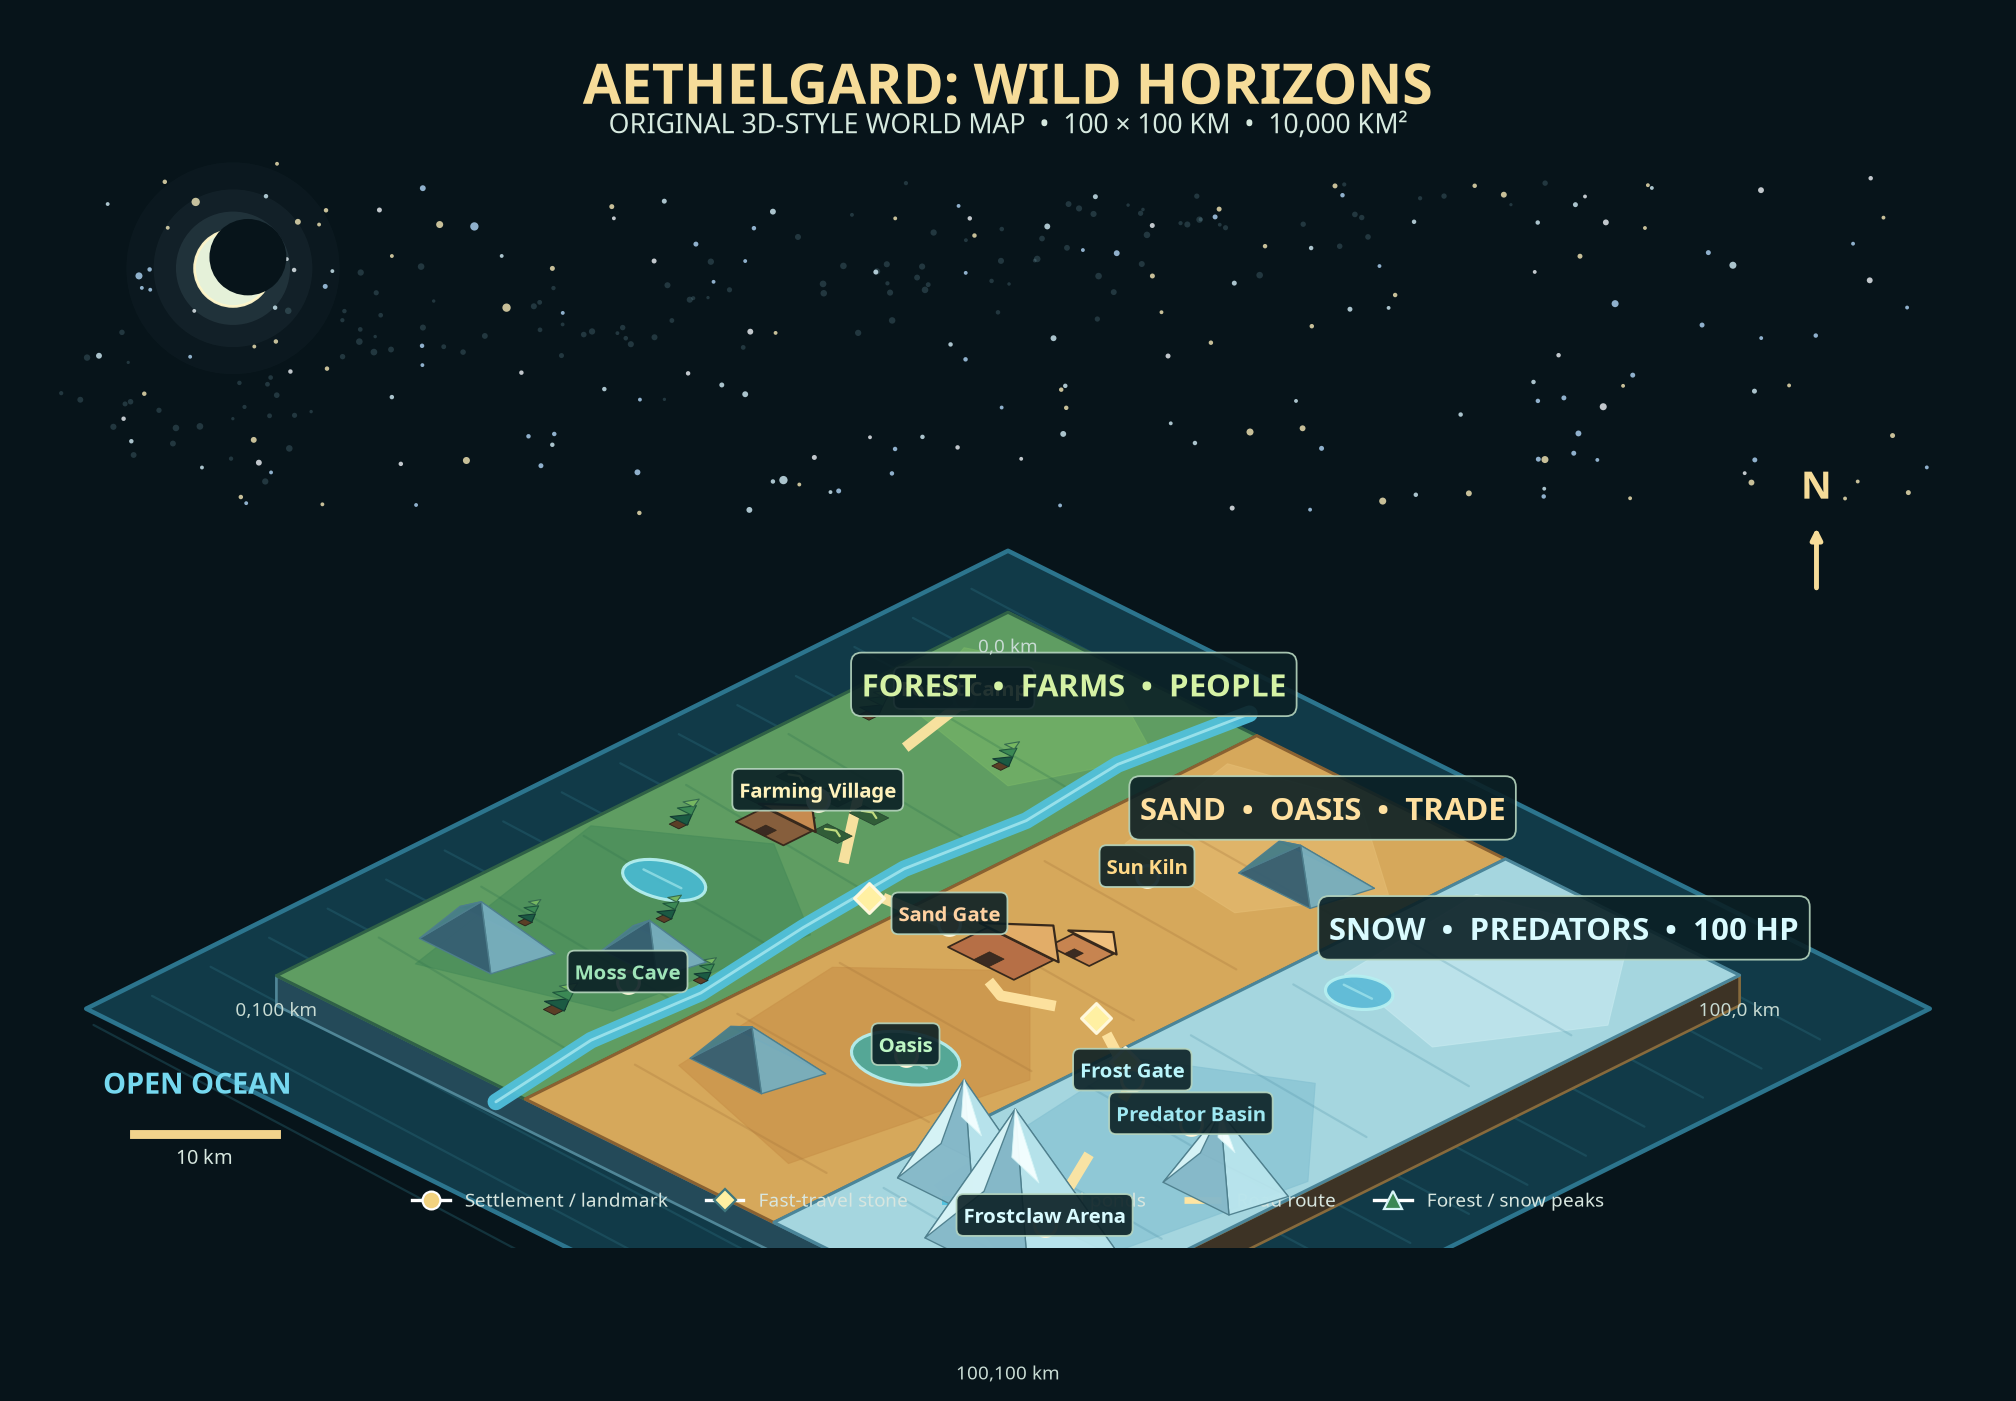

Python code for this plot:
import math
from pathlib import Path
import matplotlib.pyplot as plt
from matplotlib.patches import Polygon, Ellipse, Circle, FancyBboxPatch
from matplotlib.lines import Line2D

# Canvas and isometric projection.
W, H = 1600, 1000
fig, ax = plt.subplots(figsize=(16, 10), dpi=160)
fig.patch.set_facecolor('#07141a')
ax.set_facecolor('#07141a')
ax.set_xlim(0, W)
ax.set_ylim(H, 0)
ax.axis('off')

# Majestic night sky: deterministic starfield, Milky Way haze, and moon glow.
import numpy as np
star_rng = np.random.default_rng(240823)
star_x = star_rng.uniform(55, W - 55, 190)
star_y = star_rng.uniform(120, 405, 190)
mask = ~((star_x > 370) & (star_x < 1230) & (star_y < 135))
star_x, star_y = star_x[mask], star_y[mask]
star_sizes = star_rng.choice([3, 4, 5, 7, 10, 14], size=len(star_x), p=[.33, .25, .18, .14, .07, .03])
star_colors = star_rng.choice(['#d9f5ff', '#fff1bd', '#b6ddff', '#f7fbff'], size=len(star_x))
ax.scatter(star_x, star_y, s=star_sizes, c=star_colors, alpha=.78, linewidths=0, zorder=-4)
mw_x = star_rng.uniform(35, W - 35, 170)
mw_y = 330 - 0.18 * mw_x + star_rng.normal(0, 30, 170)
keep = (mw_y > 135) & (mw_y < 415)
ax.scatter(mw_x[keep], mw_y[keep], s=star_rng.uniform(2, 9, keep.sum()), c='#9fd8e8', alpha=.18, linewidths=0, zorder=-5)
for radius, alpha in [(86, .025), (64, .045), (46, .09)]:
    ax.add_patch(Circle((175, 205), radius, facecolor='#b8e8f2', edgecolor='none', alpha=alpha, zorder=-3))
ax.add_patch(Circle((175, 205), 31, facecolor='#edf8df', edgecolor='#fff6c9', linewidth=1.2, alpha=.97, zorder=-2))
ax.add_patch(Circle((187, 196), 31, facecolor='#07141a', edgecolor='none', zorder=-1))

CX, CY = 800, 490
SX, SY, SZ = 5.9, 2.95, 10.5

def iso(x, y, z=0.0):
    return (CX + (x - y) * SX, CY + (x + y) * SY - z * SZ)

def poly(points, face, edge=None, lw=1.0, alpha=1.0, zorder=1):
    ax.add_patch(Polygon([iso(*p) for p in points], closed=True, facecolor=face,
                         edgecolor=edge if edge else face, linewidth=lw, alpha=alpha, zorder=zorder, joinstyle='round'))

def line(points, color, lw=2.0, alpha=1.0, ls='-', zorder=5):
    ax.plot([iso(*p)[0] for p in points], [iso(*p)[1] for p in points], color=color, linewidth=lw,
            alpha=alpha, linestyle=ls, solid_capstyle='round', zorder=zorder)

def label(x, y, text, color='#eef5e9', size=11, weight='bold', z=30, box=False):
    sx, sy = iso(x, y, 2.0)
    bbox = dict(boxstyle='round,pad=0.34', facecolor='#0b2025', edgecolor='#b8d7c0', linewidth=0.8, alpha=0.90) if box else None
    ax.text(sx, sy, text, color=color, fontsize=size, weight=weight, ha='center', va='center', zorder=z, bbox=bbox)

# Ocean base and land extrusion for a raised-island 3D read.
ocean = [(-13, -13, -2.0), (113, -13, -2.0), (113, 113, -2.0), (-13, 113, -2.0)]
poly(ocean, '#123b4a', edge='#2d7790', lw=2.0, alpha=0.98, zorder=0)
for yy in range(-5, 116, 8):
    line([(-10, yy, -1.85), (110, yy + 4, -1.85)], '#2b6d7d', lw=1.0, alpha=0.35, zorder=1)

# Raised world side walls: west, east, and near edge.
land_top = [(0, 0, 0.55), (100, 0, 0.55), (100, 100, 0.55), (0, 100, 0.55)]
poly([(0, 0, 0.55), (100, 0, 0.55), (100, 0, -1.75), (0, 0, -1.75)], '#183a36', edge='#3a6257', lw=1.2, zorder=2)
poly([(100, 0, 0.55), (100, 100, 0.55), (100, 100, -1.75), (100, 0, -1.75)], '#3d3325', edge='#876a3c', lw=1.2, zorder=2)
poly([(100, 100, 0.55), (0, 100, 0.55), (0, 100, -1.75), (100, 100, -1.75)], '#244a59', edge='#508697', lw=1.2, zorder=2)

# Biome slabs; boundaries are exact: Forest 0–33, Sand 34–67, Snow 68–100 km.
poly([(0, 0, 0.55), (34, 0, 0.55), (34, 100, 0.55), (0, 100, 0.55)], '#5f9d62', edge='#2f6146', lw=1.4, zorder=3)
poly([(34, 0, 0.57), (68, 0, 0.57), (68, 100, 0.57), (34, 100, 0.57)], '#d6a85b', edge='#8a6131', lw=1.4, zorder=3)
poly([(68, 0, 0.59), (100, 0, 0.59), (100, 100, 0.59), (68, 100, 0.59)], '#a5d6df', edge='#4a8599', lw=1.4, zorder=3)

# Organic terrain patches.
for pts, color in [
    ([(2, 8, .62), (16, 2, .62), (30, 10, .62), (24, 24, .62), (7, 20, .62)], '#77b567'),
    ([(1, 58, .62), (16, 48, .62), (31, 58, .62), (28, 82, .62), (8, 89, .62)], '#478c59'),
    ([(36, 6, .64), (50, 2, .64), (65, 13, .64), (57, 26, .64), (40, 24, .64)], '#e4bc72'),
    ([(37, 61, .64), (51, 48, .64), (66, 63, .64), (61, 91, .64), (40, 85, .64)], '#c99249'),
    ([(71, 7, .66), (87, 2, .66), (98, 16, .66), (89, 31, .66), (73, 27, .66)], '#c7eaf0'),
    ([(70, 53, .66), (86, 44, .66), (99, 58, .66), (94, 91, .66), (74, 84, .66)], '#84c1d2'),
]:
    poly(pts, color, edge=color, lw=0.5, alpha=0.65, zorder=4)

# Contour strokes add terrain depth.
for y0 in [18, 32, 46, 60, 74, 88]:
    line([(2, y0, .69), (30, y0 + 2.5, .69)], '#2f744d', lw=1.0, alpha=0.28, zorder=5)
    line([(37, y0, .70), (65, y0 + 1.8, .70)], '#9f6f37', lw=1.0, alpha=0.25, zorder=5)
    line([(71, y0, .72), (97, y0 + 2.0, .72)], '#4d8fa5', lw=1.0, alpha=0.25, zorder=5)

# River and main road.
river = [(31, -2, .85), (29, 14, .87), (30.5, 28, .88), (28.8, 43, .89), (30, 58, .90), (32, 74, .90), (31, 88, .90), (33, 103, .91)]
line(river, '#51c2df', lw=7.5, alpha=0.92, zorder=9)
line(river, '#b5eff4', lw=1.3, alpha=0.70, zorder=10)
road = [(10, 16, .94), (14, 34, .95), (26, 49, .96), (39, 48, .96), (53, 54, .97), (62, 50, .98), (74, 57, .99), (88, 83, 1.0)]
line(road, '#ffe5a2', lw=4.8, alpha=0.95, ls=(0, (7, 6)), zorder=12)

# Isometric water body helper.
def water(cx, cy, rx, ry, color='#49b9d1'):
    pts = []
    for i in range(40):
        t = 2 * math.pi * i / 40
        pts.append((cx + rx * math.cos(t), cy + ry * math.sin(t), 0.92))
    poly(pts, color, edge='#b6f0f1', lw=1.4, alpha=0.93, zorder=11)
    line([(cx-rx*.6, cy, .95), (cx+rx*.5, cy, .95)], '#b8f4f5', lw=1.1, alpha=.55, zorder=12)

water(14, 61, 4.7, 3.2)
water(55, 69, 5.8, 4.6, '#4ca99c')
water(77, 29, 3.5, 3.0, '#5dbbd7')

# Mountain helper with three-dimensional triangular sides.
def peak(cx, cy, radius, height, main, snowcap=False):
    base = [(cx-radius, cy-radius*.55, .82), (cx+radius, cy-radius*.55, .82), (cx+radius*.75, cy+radius*.55, .82), (cx-radius*.75, cy+radius*.55, .82)]
    apex = (cx, cy, .82 + height)
    poly([base[0], base[1], apex], main, edge='#4e7f8d', lw=.6, alpha=.96, zorder=13)
    poly([base[1], base[2], apex], '#77aebe' if not snowcap else '#b9e5ed', edge='#4e7f8d', lw=.6, alpha=.96, zorder=13)
    poly([base[2], base[3], apex], '#365f72' if not snowcap else '#86b9c9', edge='#4e7f8d', lw=.6, alpha=.96, zorder=13)
    poly([base[3], base[0], apex], '#477e88' if not snowcap else '#d9f5f8', edge='#4e7f8d', lw=.6, alpha=.96, zorder=13)
    if snowcap:
        poly([(cx, cy, .82+height), (cx-radius*.23, cy-radius*.18, .82+height*.54), (cx+radius*.22, cy-radius*.12, .82+height*.48)], '#f4ffff', edge='#d4f4f6', lw=.4, alpha=.96, zorder=15)

for p in [(10, 82, 6.5, 3.2, '#2c6b50', False), (23, 72, 5.0, 2.6, '#356f54', False), (45, 80, 6.5, 2.8, '#a8753e', False), (57, 17, 6.5, 2.5, '#b98042', False), (76, 82, 7.0, 8.0, '#78afc1', True), (88, 87, 9.5, 10.5, '#71a7b9', True), (94, 65, 6.0, 5.8, '#83b7c5', True)]:
    peak(*p)

# Forest tree markers.
def tree(x, y, s=1.0):
    poly([(x-.5*s, y-.5*s, .75), (x+.5*s, y-.5*s, .75), (x+.5*s, y+.5*s, .75), (x-.5*s, y+.5*s, .75)], '#5b3e26', edge='#2b241b', lw=.4, zorder=16)
    poly([(x-.9*s, y, 1.0), (x, y-1.4*s, 1.0), (x+.9*s, y, 1.0)], '#1b5a43', edge='#123a32', lw=.5, zorder=17)
    poly([(x-.75*s, y-.6*s, 1.5), (x, y-1.85*s, 1.5), (x+.75*s, y-.6*s, 1.5)], '#3b8854', edge='#1e573c', lw=.5, zorder=18)
    poly([(x-.55*s, y-1.0*s, 1.9), (x, y-2.15*s, 1.9), (x+.55*s, y-1.0*s, 1.9)], '#76b761', edge='#356b4e', lw=.5, zorder=19)

for tx, ty, ts in [(5, 24, 1.4), (21, 22, 1.2), (7, 52, 1.3), (19, 66, 1.1), (24, 86, 1.5), (30, 72, 1.0), (10, 76, 1.0)]:
    tree(tx, ty, ts)

# Settlement/building marker.
def house(x, y, c_body, c_roof, scale=1.0):
    poly([(x-2.5*scale, y-1.5*scale, .85), (x+2.5*scale, y-1.5*scale, .85), (x+2.5*scale, y+1.5*scale, .85), (x-2.5*scale, y+1.5*scale, .85)], c_body, edge='#38291c', lw=.8, zorder=20)
    poly([(x-3.0*scale, y-1.4*scale, 1.0), (x, y-4.0*scale, 1.0), (x+3.0*scale, y-1.4*scale, 1.0)], c_roof, edge='#38291c', lw=1.0, zorder=21)
    poly([(x-.55*scale, y+.3*scale, .86), (x+.55*scale, y+.3*scale, .86), (x+.55*scale, y+1.5*scale, .86), (x-.55*scale, y+1.5*scale, .86)], '#3b2b22', edge='#38291c', lw=.4, zorder=22)

house(14, 46, '#865e3c', '#c78b50', 1.3)
house(47, 48, '#b66f46', '#e2ad68', 1.8)
house(52, 42, '#c78450', '#f0c07d', 1.1)
# Farm beds.
for fx, fy in [(9, 38), (14, 38), (19, 38), (9, 43), (14, 43), (19, 43)]:
    poly([(fx-1.7, fy-1.0, .86), (fx+1.7, fy-1.0, .86), (fx+1.7, fy+1.0, .86), (fx-1.7, fy+1.0, .86)], '#315d38', edge='#25472f', lw=.35, zorder=15)
    line([(fx-1.0, fy, .94), (fx, fy-.5, .95), (fx+1.0, fy, .94)], '#d0e986', lw=1.0, alpha=.9, zorder=16)

# Waystones and key landmark markers.
def marker(x, y, color, size=95, diamond=False):
    sx, sy = iso(x, y, 1.2)
    ax.scatter([sx], [sy], s=size, marker='D' if diamond else 'o', color=color, edgecolor='#fff8dc', linewidth=1.4, zorder=28)

for pt in [(31, 50), (63, 51), (71, 55)]:
    marker(*pt, '#fff0a2', size=90, diamond=True)
for pt, color in [((10,16),'#f2d27f'), ((14,40),'#fff0ae'), ((26,78),'#80d89a'), ((40,48),'#f0a365'), ((47,28),'#ffd176'), ((55,69),'#a8f1b6'), ((74,57),'#8fe4ef'), ((84,59),'#68c9de'), ((88,83),'#c4f8ff')]:
    marker(*pt, color)

# Landmark labels, placed at readable heights.
for x, y, text, color in [(10,16,'Forest Camp','#f5e0a2'), (14,40,'Farming Village','#fff2bc'), (26,78,'Moss Cave','#9fe4b8'), (40,48,'Sand Gate','#ffd2a1'), (47,28,'Sun Kiln','#ffd987'), (55,69,'Oasis','#bdf6c4'), (74,57,'Frost Gate','#baf5fb'), (84,59,'Predator Basin','#9fe8f2'), (88,83,'Frostclaw Arena','#d8fbff')]:
    label(x, y, text, color=color, size=9.2, z=40, box=True)

# Region banners.
label(17, 8, 'FOREST  •  FARMS  •  PEOPLE', color='#d5f2a5', size=14, z=45, box=True)
label(51, 8, 'SAND  •  OASIS  •  TRADE', color='#ffe0a0', size=14, z=45, box=True)
label(84, 8, 'SNOW  •  PREDATORS  •  100 HP', color='#d9fbff', size=14, z=45, box=True)

# Title and explanatory callouts.
ax.text(W/2, 54, 'AETHELGARD: WILD HORIZONS', color='#f6dc99', fontsize=25, weight='bold', ha='center', va='center', zorder=60)
ax.text(W/2, 87, 'ORIGINAL 3D-STYLE WORLD MAP  •  100 × 100 KM  •  10,000 KM²', color='#d6e9df', fontsize=12, ha='center', va='center', zorder=60)
ax.text(146, 875, 'OPEN OCEAN', color='#75d8ef', fontsize=13, weight='bold', ha='center', zorder=55)
ax.text(1452, 392, 'N', color='#f6dc99', fontsize=17, weight='bold', ha='center', zorder=55)
ax.annotate('', xy=(1452, 412), xytext=(1452, 468), arrowprops=dict(arrowstyle='-|>', color='#f6dc99', lw=2.2), zorder=55)

# Coordinate callouts and scale bar.
for x, y, t in [(0, 0, '0,0 km'), (100, 0, '100,0 km'), (100, 100, '100,100 km'), (0, 100, '0,100 km')]:
    sx, sy = iso(x, y, -2.0)
    ax.text(sx, sy, t, color='#c8dbd3', fontsize=8.5, ha='center', va='center', zorder=60)
ax.plot([95, 210], [908, 908], color='#f2d38c', linewidth=4, zorder=60)
ax.text(152, 932, '10 km', color='#d7e7df', fontsize=9, ha='center', zorder=60)

# Legend.
legend = [
    Line2D([0], [0], marker='o', color='w', label='Settlement / landmark', markerfacecolor='#f2d27f', markeredgecolor='white', markersize=8),
    Line2D([0], [0], marker='D', color='w', label='Fast-travel stone', markerfacecolor='#fff0a2', markeredgecolor='#3e777e', markersize=7),
    Line2D([0], [0], color='#51c2df', lw=4, label='River and ponds'),
    Line2D([0], [0], color='#ffe5a2', lw=3, linestyle=(0, (7, 6)), label='Road route'),
    Line2D([0], [0], marker='^', color='w', label='Forest / snow peaks', markerfacecolor='#3b8854', markeredgecolor='#d9f5f8', markersize=8),
]
leg = ax.legend(handles=legend, loc='lower center', bbox_to_anchor=(0.5, 0.015), ncol=5, frameon=False, fontsize=8.5)
for txt in leg.get_texts():
    txt.set_color('#d8e6df')

fig.savefig('/home/ubuntu/aethelgard_world_map_3d_100x100km.png', facecolor=fig.get_facecolor(), bbox_inches='tight')
